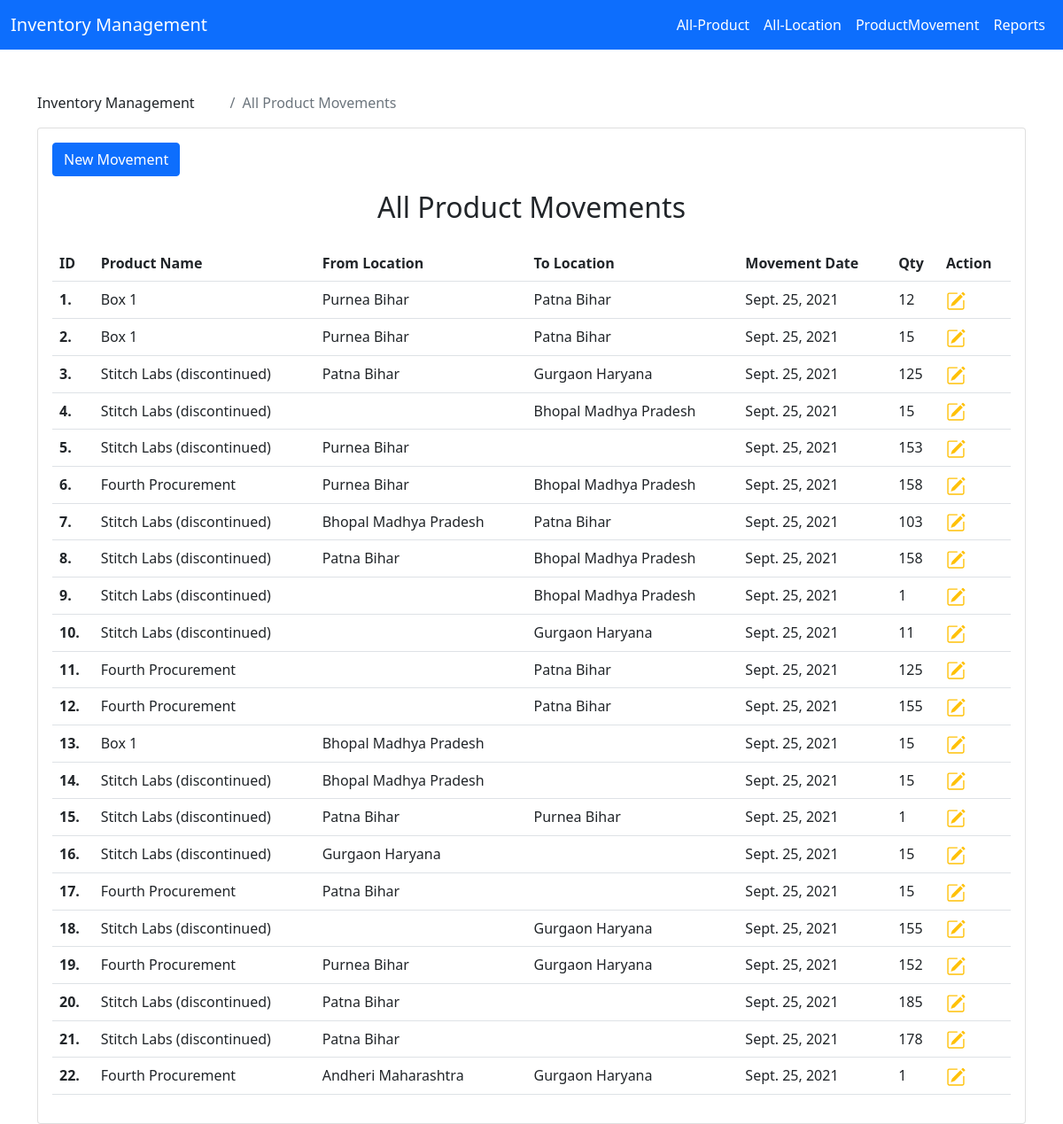
The app's page /all-productmovement with its own data.
### app/models.py (models this page shows, shortened)
class ProductMovement(models.Model):
    timestamp = models.DateTimeField(auto_now_add=True)
    from_location = models.ForeignKey(WLocat, related_name='from_locations', null=True, blank=True, on_delete=models.CASCADE)
    to_location = models.ForeignKey(WLocat, related_name='to_locations', null=True, blank=True, on_delete=models.CASCADE)
    product_id = models.ForeignKey(Product, on_delete=models.CASCADE)
    qty = models.IntegerField(default=1)

class Product(models.Model):
    product_name = models.CharField(max_length=200)
    product_description = models.CharField(max_length=400)

class WLocat(models.Model):
    city = models.CharField(max_length=200, null=True, blank=True)
    state = models.CharField(max_length=200, null=True, blank=True)

### app/views.py (the view)
# urls.py: path('all-productmovement',Movements.as_view(),name='all-productmovement'),
class Movements(ListView):
    queryset = ProductMovement.objects.all()
    context_object_name = 'allProductMovement'
    template_name = 'movement.html'

### templates/movement.html (shortened to what this page needs)
{% extends 'base.html' %}
{% block content %}
    <div class="container mt-5">
        <div class="row">
            <div class="col-12 mx-auto">
            <div class="page-breadcrumb d-none d-sm-flex align-items-center mb-3">
					<div class="breadcrumb-title pe-3">Inventory Management</div>
					<div class="ps-3">
						<nav aria-label="breadcrumb">
							<ol class="breadcrumb mb-0 p-0">
								<li class="breadcrumb-item active" aria-current="page">All Product Movements</li>
							</ol>
						</nav>
					</div>
				</div>
                <div class="card">
                <div class="col-lg-3 col-xl-2 m-3">
                    <a href="{% url 'add-productmovement' %}" class="btn btn-primary mb-3 mb-lg-0">New Movement</a>
                </div>
                <h2 class="card-title text-center">All Product Movements</h2>
                <div class="card-body">
                <table class="table table-hover">
                    <tr>
                        <th>ID</th>
                        <th>Product Name</th>
                        <th>From Location</th>
                        <th>To Location</th>
                        <th>Movement Date</th>
                        <th>Qty</th>
                        <th>Action</th>
                    </tr>
                    {% for foo in allProductMovement %}
                        <tr>
                            <th>{{ foo.id }}.</th>
                            <td>{{ foo.product_id.product_name }}</td>
                            <td>{{ foo.from_location.city|capfirst }} {{ foo.from_location.state }}</td>
                            <td>{{ foo.to_location.city|capfirst }} {{ foo.to_location.state }}</td>
                            <td>{{ foo.timestamp.date }}</td>
                            <td>{{ foo.qty }}</td>
                            <td>
                                <a href="{% url 'update-product-movement' foo.id %}">
                                    </a>
                            </td>
                        </tr>
                    {% endfor %}
                </table>
            </div>
        </div>
            </div>
        </div>
    </div>
{% endblock %}

### records on screen
ProductMovement: id "1", product_id.product_name "Box 1", from_location.city "Purnea", from_location.state "Bihar", to_location.city "Patna", to_location.state "Bihar", timestamp "Sept. 25, 2021", qty "12"
ProductMovement: id "2", product_id.product_name "Box 1", from_location.city "Purnea", from_location.state "Bihar", to_location.city "Patna", to_location.state "Bihar", timestamp "Sept. 25, 2021", qty "15"
ProductMovement: id "3", product_id.product_name "Stitch Labs (discontinued)", from_location.city "Patna", from_location.state "Bihar", to_location.city "Gurgaon", to_location.state "Haryana", timestamp "Sept. 25, 2021", qty "125"
ProductMovement: id "4", product_id.product_name "Stitch Labs (discontinued)", to_location.city "Bhopal", to_location.state "Madhya Pradesh", timestamp "Sept. 25, 2021", qty "15"
ProductMovement: id "5", product_id.product_name "Stitch Labs (discontinued)", from_location.city "Purnea", from_location.state "Bihar", timestamp "Sept. 25, 2021", qty "153"
ProductMovement: id "6", product_id.product_name "Fourth Procurement", from_location.city "Purnea", from_location.state "Bihar", to_location.city "Bhopal", to_location.state "Madhya Pradesh", timestamp "Sept. 25, 2021", qty "158"
ProductMovement: id "7", product_id.product_name "Stitch Labs (discontinued)", from_location.city "Bhopal", from_location.state "Madhya Pradesh", to_location.city "Patna", to_location.state "Bihar", timestamp "Sept. 25, 2021", qty "103"
ProductMovement: id "8", product_id.product_name "Stitch Labs (discontinued)", from_location.city "Patna", from_location.state "Bihar", to_location.city "Bhopal", to_location.state "Madhya Pradesh", timestamp "Sept. 25, 2021", qty "158"
ProductMovement: id "9", product_id.product_name "Stitch Labs (discontinued)", to_location.city "Bhopal", to_location.state "Madhya Pradesh", timestamp "Sept. 25, 2021", qty "1"
ProductMovement: id "10", product_id.product_name "Stitch Labs (discontinued)", to_location.city "Gurgaon", to_location.state "Haryana", timestamp "Sept. 25, 2021", qty "11"
ProductMovement: id "11", product_id.product_name "Fourth Procurement", to_location.city "Patna", to_location.state "Bihar", timestamp "Sept. 25, 2021", qty "125"
ProductMovement: id "12", product_id.product_name "Fourth Procurement", to_location.city "Patna", to_location.state "Bihar", timestamp "Sept. 25, 2021", qty "155"
ProductMovement: id "13", product_id.product_name "Box 1", from_location.city "Bhopal", from_location.state "Madhya Pradesh", timestamp "Sept. 25, 2021", qty "15"
ProductMovement: id "14", product_id.product_name "Stitch Labs (discontinued)", from_location.city "Bhopal", from_location.state "Madhya Pradesh", timestamp "Sept. 25, 2021", qty "15"
ProductMovement: id "15", product_id.product_name "Stitch Labs (discontinued)", from_location.city "Patna", from_location.state "Bihar", to_location.city "Purnea", to_location.state "Bihar", timestamp "Sept. 25, 2021", qty "1"
ProductMovement: id "16", product_id.product_name "Stitch Labs (discontinued)", from_location.city "Gurgaon", from_location.state "Haryana", timestamp "Sept. 25, 2021", qty "15"
ProductMovement: id "17", product_id.product_name "Fourth Procurement", from_location.city "Patna", from_location.state "Bihar", timestamp "Sept. 25, 2021", qty "15"
ProductMovement: id "18", product_id.product_name "Stitch Labs (discontinued)", to_location.city "Gurgaon", to_location.state "Haryana", timestamp "Sept. 25, 2021", qty "155"
ProductMovement: id "19", product_id.product_name "Fourth Procurement", from_location.city "Purnea", from_location.state "Bihar", to_location.city "Gurgaon", to_location.state "Haryana", timestamp "Sept. 25, 2021", qty "152"
ProductMovement: id "20", product_id.product_name "Stitch Labs (discontinued)", from_location.city "Patna", from_location.state "Bihar", timestamp "Sept. 25, 2021", qty "185"
ProductMovement: id "21", product_id.product_name "Stitch Labs (discontinued)", from_location.city "Patna", from_location.state "Bihar", timestamp "Sept. 25, 2021", qty "178"
ProductMovement: id "22", product_id.product_name "Fourth Procurement", from_location.city "Andheri", from_location.state "Maharashtra", to_location.city "Gurgaon", to_location.state "Haryana", timestamp "Sept. 25, 2021", qty "1"
